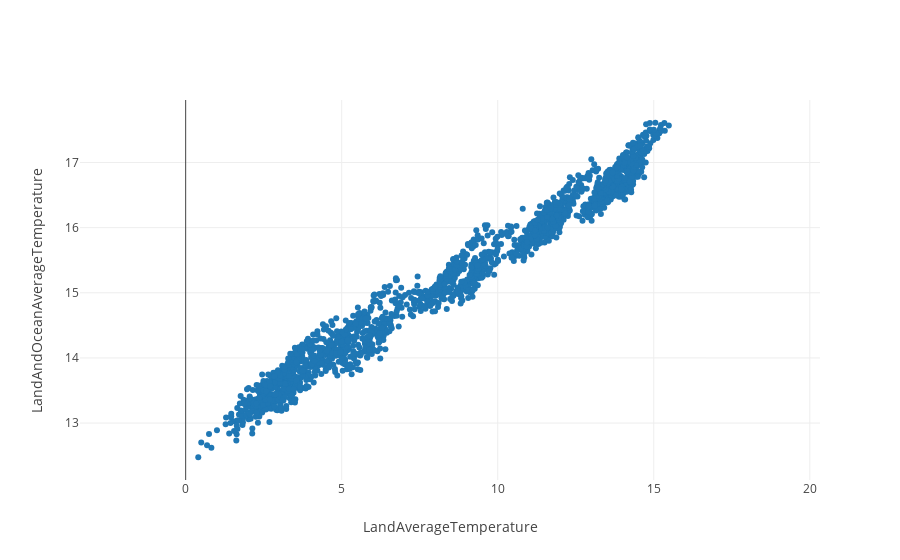

Notebook cell for this chart:
### Code cell
py.iplot(fig, filename='basic-scatter')

### Figure 1 — Plotly figure (JSON) as saved in the notebook; plotly's stock layout.template omitted (floating-point values rounded to 4 significant figures; data arrays with more than 128 entries replaced by an {"elided": "..."} marker saying what was removed)
{"data": [{"mode": "markers", "type": "scatter", "x": {"elided": "3192 float values"}, "y": {"elided": "3192 float values"}}], "layout": {"xaxis": {"title": "LandAverageTemperature"}, "yaxis": {"title": "LandAndOceanAverageTemperature"}}}
